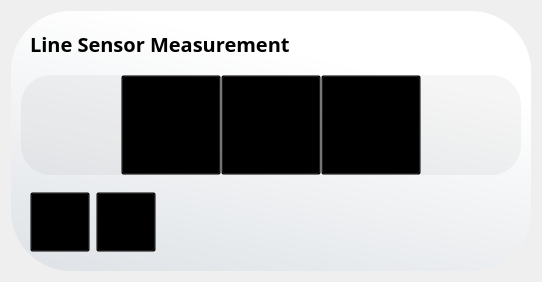
             <widget class="QWidget" name="linemeasure_page">
              <layout class="QHBoxLayout" name="horizontalLayout_71">
               <item>
                <widget class="QFrame" name="frame_120">
                 <property name="styleSheet">
                  <string notr="true">#frame_120{
background-color: qlineargradient(spread:pad, x1:0, y1:1, x2:0.413, y2:0.0908638, stop:0 #dee2e6, stop:1 #ffffff);
border-radius:60px;
}

#frame_121,#frame_122,#frame_123,#label_46{
background-color:rgba(0,0,0,0);
}

#linesen1{
background-color:rgba(0,0,0,10);
border-top-left-radius:30px;
border-bottom-left-radius:30px;
}

#linesen5{
background-color:rgba(0,0,0,10);
border-top-right-radius:30px;
border-bottom-right-radius:30px;
}

#linesen2,#linesen3,#linesen4{
background-color:rgba(0,0,0,10);
}

#pushButton_22,#pushButton_23{
background-color:rgba(0,0,0,0);
}

#pushButton_22:hover,#pushButton_23:hover{
background-color:rgba(0,0,0,20);
border-radius:30px;
}

#linesen1:hover{
background-color:rgba(0,0,0,20);
border-top-left-radius:30px;
border-bottom-left-radius:30px;
}

#linesen5:hover{
background-color:rgba(0,0,0,20);
border-top-right-radius:30px;
border-bottom-right-radius:30px;
}

#linesen2:hover,#linesen3:hover,#linesen4:hover{
background-color:rgba(0,0,0,20);
}
</string>
                 </property>
                 <property name="frameShape">
                  <enum>QFrame::StyledPanel</enum>
                 </property>
                 <property name="frameShadow">
                  <enum>QFrame::Raised</enum>
                 </property>
                 <layout class="QVBoxLayout" name="verticalLayout_63">
                  <item alignment="Qt::AlignLeft|Qt::AlignTop">
                   <widget class="QFrame" name="frame_121">
                    <property name="sizePolicy">
                     <sizepolicy hsizetype="Preferred" vsizetype="Expanding">
                      <horstretch>0</horstretch>
                      <verstretch>0</verstretch>
                     </sizepolicy>
                    </property>
                    <property name="frameShape">
                     <enum>QFrame::StyledPanel</enum>
                    </property>
                    <property name="frameShadow">
                     <enum>QFrame::Raised</enum>
                    </property>
                    <layout class="QHBoxLayout" name="horizontalLayout_74">
                     <item>
                      <widget class="QLabel" name="label_46">
                       <property name="font">
                        <font>
                         <family>BankGothic Md BT</family>
                         <pointsize>15</pointsize>
                         <weight>75</weight>
                         <bold>true</bold>
                        </font>
                       </property>
                       <property name="text">
                        <string>Line Sensor Measurement</string>
                       </property>
                      </widget>
                     </item>
                    </layout>
                   </widget>
                  </item>
                  <item alignment="Qt::AlignHCenter">
                   <widget class="QFrame" name="frame_122">
                    <property name="sizePolicy">
                     <sizepolicy hsizetype="Preferred" vsizetype="Expanding">
                      <horstretch>0</horstretch>
                      <verstretch>0</verstretch>
                     </sizepolicy>
                    </property>
                    <property name="frameShape">
                     <enum>QFrame::StyledPanel</enum>
                    </property>
                    <property name="frameShadow">
                     <enum>QFrame::Raised</enum>
                    </property>
                    <layout class="QHBoxLayout" name="horizontalLayout_72">
                     <property name="spacing">
                      <number>0</number>
                     </property>
                     <property name="leftMargin">
                      <number>0</number>
                     </property>
                     <property name="topMargin">
                      <number>0</number>
                     </property>
                     <property name="rightMargin">
                      <number>0</number>
                     </property>
                     <property name="bottomMargin">
                      <number>0</number>
                     </property>
                     <item>
                      <widget class="QPushButton" name="linesen1">
                       <property name="sizePolicy">
                        <sizepolicy hsizetype="Maximum" vsizetype="Maximum">
                         <horstretch>0</horstretch>
                         <verstretch>0</verstretch>
                        </sizepolicy>
                       </property>
                       <property name="minimumSize">
                        <size>
                         <width>100</width>
                         <height>100</height>
                        </size>
                       </property>
                       <property name="text">
                        <string/>
                       </property>
                       <property name="icon">
                        <iconset resource="res.qrc">
                         <normaloff>:/image/Image/Group_31-removebg-preview.png</normaloff>:/image/Image/Group_31-removebg-preview.png</iconset>
                       </property>
                       <property name="iconSize">
                        <size>
                         <width>100</width>
                         <height>70</height>
                        </size>
                       </property>
                      </widget>
                     </item>
                     <item>
                      <widget class="QPushButton" name="linesen2">
                       <property name="sizePolicy">
                        <sizepolicy hsizetype="Maximum" vsizetype="Maximum">
                         <horstretch>0</horstretch>
                         <verstretch>0</verstretch>
                        </sizepolicy>
                       </property>
                       <property name="minimumSize">
                        <size>
                         <width>100</width>
                         <height>100</height>
                        </size>
                       </property>
                       <property name="text">
                        <string/>
                       </property>
                       <property name="icon">
                        <iconset resource="res.qrc">
                         <normaloff>:/image/Image/Group 21.png</normaloff>:/image/Image/Group 21.png</iconset>
                       </property>
                       <property name="iconSize">
                        <size>
                         <width>100</width>
                         <height>70</height>
                        </size>
                       </property>
                      </widget>
                     </item>
                     <item>
                      <widget class="QPushButton" name="linesen3">
                       <property name="sizePolicy">
                        <sizepolicy hsizetype="Maximum" vsizetype="Maximum">
                         <horstretch>0</horstretch>
                         <verstretch>0</verstretch>
                        </sizepolicy>
                       </property>
                       <property name="minimumSize">
                        <size>
                         <width>100</width>
                         <height>100</height>
                        </size>
                       </property>
                       <property name="text">
                        <string/>
                       </property>
                       <property name="icon">
                        <iconset resource="res.qrc">
                         <normaloff>:/image/Image/Group 22.png</normaloff>:/image/Image/Group 22.png</iconset>
                       </property>
                       <property name="iconSize">
                        <size>
                         <width>100</width>
                         <height>70</height>
                        </size>
                       </property>
                      </widget>
                     </item>
                     <item>
                      <widget class="QPushButton" name="linesen4">
                       <property name="sizePolicy">
                        <sizepolicy hsizetype="Maximum" vsizetype="Maximum">
                         <horstretch>0</horstretch>
                         <verstretch>0</verstretch>
                        </sizepolicy>
                       </property>
                       <property name="minimumSize">
                        <size>
                         <width>100</width>
                         <height>100</height>
                        </size>
                       </property>
                       <property name="text">
                        <string/>
                       </property>
                       <property name="icon">
                        <iconset resource="res.qrc">
                         <normaloff>:/image/Image/Group 23.png</normaloff>:/image/Image/Group 23.png</iconset>
                       </property>
                       <property name="iconSize">
                        <size>
                         <width>100</width>
                         <height>70</height>
                        </size>
                       </property>
                      </widget>
                     </item>
                     <item>
                      <widget class="QPushButton" name="linesen5">
                       <property name="sizePolicy">
                        <sizepolicy hsizetype="Maximum" vsizetype="Maximum">
                         <horstretch>0</horstretch>
                         <verstretch>0</verstretch>
                        </sizepolicy>
                       </property>
                       <property name="minimumSize">
                        <size>
                         <width>100</width>
                         <height>100</height>
                        </size>
                       </property>
                       <property name="text">
                        <string/>
                       </property>
                       <property name="icon">
                        <iconset resource="res.qrc">
                         <normaloff>:/image/Image/Group_33-removebg-preview.png</normaloff>:/image/Image/Group_33-removebg-preview.png</iconset>
                       </property>
                       <property name="iconSize">
                        <size>
                         <width>100</width>
                         <height>70</height>
                        </size>
                       </property>
                      </widget>
                     </item>
                    </layout>
                   </widget>
                  </item>
                  <item alignment="Qt::AlignLeft|Qt::AlignBottom">
                   <widget class="QFrame" name="frame_123">
                    <property name="sizePolicy">
                     <sizepolicy hsizetype="Preferred" vsizetype="Expanding">
                      <horstretch>0</horstretch>
                      <verstretch>0</verstretch>
                     </sizepolicy>
                    </property>
                    <property name="frameShape">
                     <enum>QFrame::StyledPanel</enum>
                    </property>
                    <property name="frameShadow">
                     <enum>QFrame::Raised</enum>
                    </property>
                    <layout class="QHBoxLayout" name="horizontalLayout_73">
                     <item>
                      <widget class="QPushButton" name="pushButton_22">
                       <property name="sizePolicy">
                        <sizepolicy hsizetype="Maximum" vsizetype="Maximum">
                         <horstretch>0</horstretch>
                         <verstretch>0</verstretch>
                        </sizepolicy>
                       </property>
                       <property name="minimumSize">
                        <size>
                         <width>60</width>
                         <height>60</height>
                        </size>
                       </property>
                       <property name="text">
                        <string/>
                       </property>
                       <property name="icon">
                        <iconset resource="res.qrc">
                         <normaloff>:/icon/Icon/icons8-save-file-20.png</normaloff>:/icon/Icon/icons8-save-file-20.png</iconset>
                       </property>
                       <property name="iconSize">
                        <size>
                         <width>50</width>
                         <height>50</height>
                        </size>
                       </property>
                      </widget>
                     </item>
                     <item>
                      <widget class="QPushButton" name="pushButton_23">
                       <property name="sizePolicy">
                        <sizepolicy hsizetype="Maximum" vsizetype="Maximum">
                         <horstretch>0</horstretch>
                         <verstretch>0</verstretch>
                        </sizepolicy>
                       </property>
                       <property name="minimumSize">
                        <size>
                         <width>60</width>
                         <height>60</height>
                        </size>
                       </property>
                       <property name="text">
                        <string/>
                       </property>
                       <property name="icon">
                        <iconset resource="res.qrc">
                         <normaloff>:/icon/Icon/icons8-paste-20.png</normaloff>:/icon/Icon/icons8-paste-20.png</iconset>
                       </property>
                       <property name="iconSize">
                        <size>
                         <width>50</width>
                         <height>50</height>
                        </size>
                       </property>
                      </widget>
                     </item>
                    </layout>
                   </widget>
                  </item>
                 </layout>
                </widget>
               </item>
              </layout>
             </widget>
